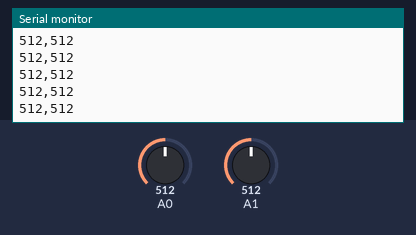
A sketch run on a simulated Arduino Uno, built with avr-gcc and run on an emulated ATmega328P. On the bench: the last lines printed to the serial monitor. Inputs (shaded band) come from the test bench; at power-on: A0 = 512, A1 = 512.

Above: at 1.2 s.
1.3 s: A0 set to 716
At 1.31 s:
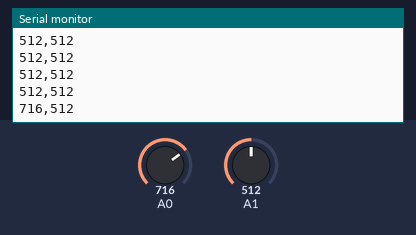
2.8 s: A1 set to 716
At 2.82 s:
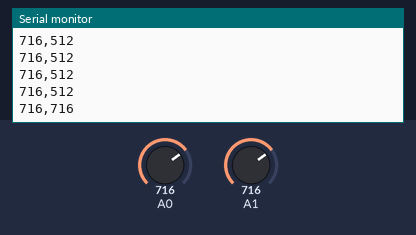
4.3 s: A0 set to 900
At 4.33 s:
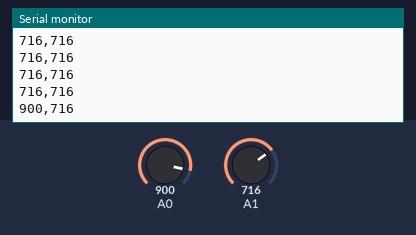
5.8 s: A1 set to 900
At 5.84 s:
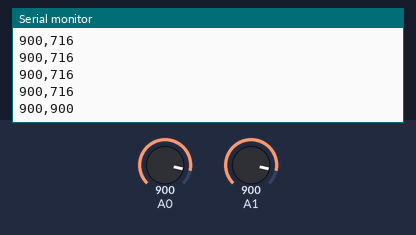
Timing chart, 0 to 8.3 s (numbered marks = the images above; inputs shaded):
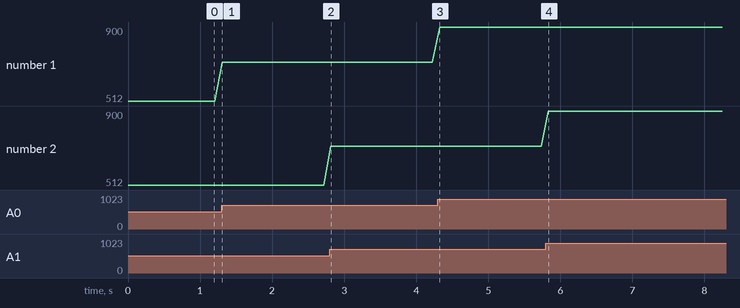

Measured:
- after the input at 1.3 s, the serial monitor: prints a new line at once (image 1)
- after the input at 2.8 s, the serial monitor: prints a new line at once (image 2)
- after the input at 4.3 s, the serial monitor: prints a new line at once (image 3)
- after the input at 5.8 s, the serial monitor: prints a new line at once (image 4)
- plotted number 1: 512 → 716 after the input at 1.3 s, 716 → 900 after the input at 4.3 s

The sketch:

sensor_mq135.ino
```cpp
void setup()

{
pinMode(A0,INPUT);
pinMode(A1,INPUT);
Serial.begin(9600);
}
void loop()
{
int sv0=analogRead(A0);
int sv1=analogRead(A1);
Serial.print(sv0);
Serial.print(",");
Serial.print(sv1);
Serial.println("");

delay(100);
}
```
